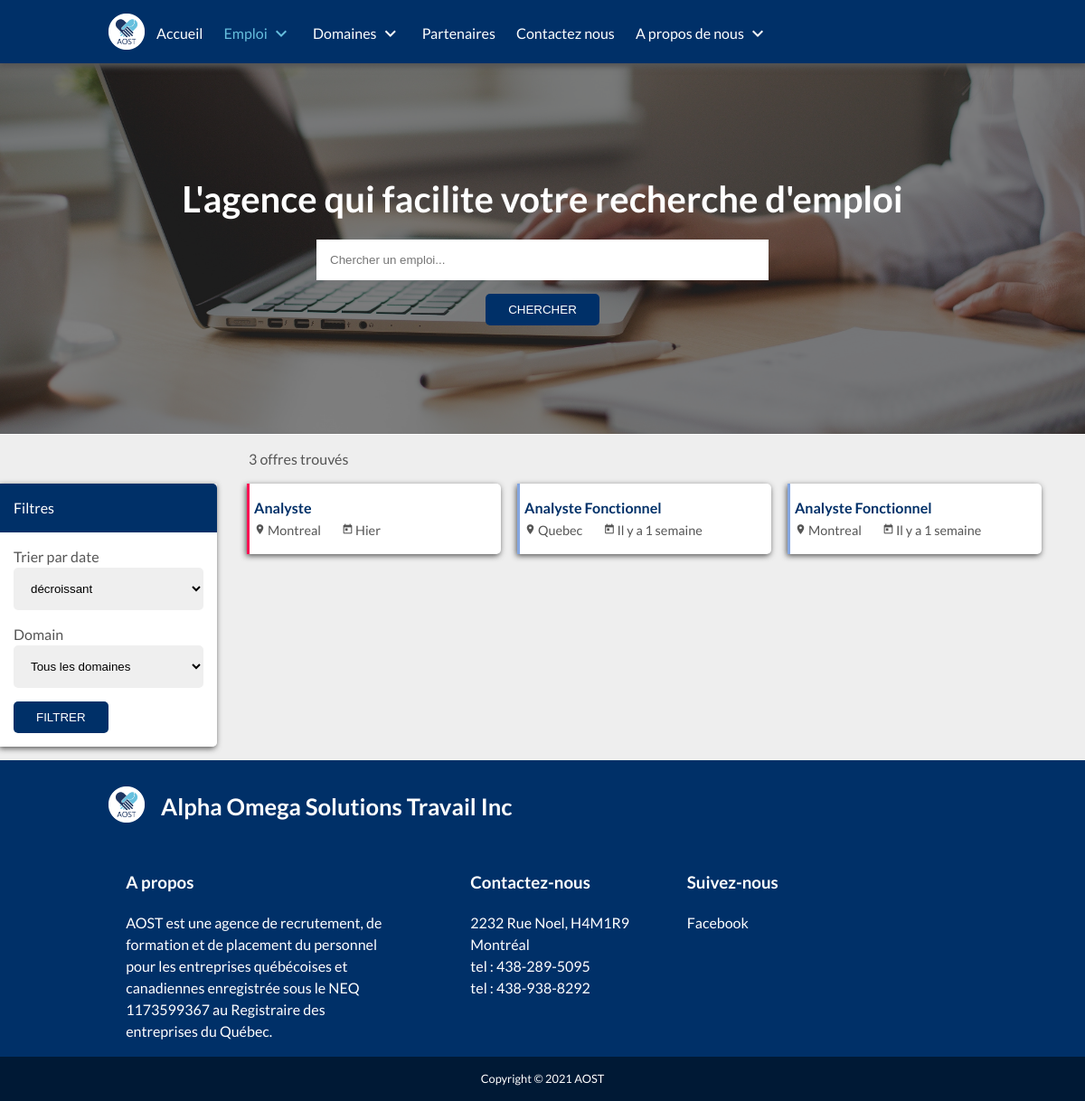
Screenshot of /job/offers/index.php with the database file from the repository.
### tables this page shows
CREATE TABLE IF NOT EXISTS `offers` (
  `id` bigint(20) NOT NULL AUTO_INCREMENT,
  `id_admin` bigint(20) NOT NULL,
  `id_subdomain` bigint(20) NOT NULL,
  `id_city` bigint(20) NOT NULL,
  `compagny` varchar(100) NOT NULL,
  `description` longtext COMMENT 'Description globale de la demande',
  `missions` longtext COMMENT 'description détaillée (par mission) de la demande',
  `skill` longtext COMMENT 'compétences requises du postulant',
  `candidate_profile` longtext COMMENT 'Informations requises du postulant (age, annee d''experience, caractere etc...)',
  `cv` int(1) NOT NULL DEFAULT '0' COMMENT 'vaudra 1 si un CV est requit pour postuler',
  `motivation` int(1) NOT NULL DEFAULT '0' COMMENT 'Vaudra 1 si une lettre de motivation est requise pour postuler',
  `deleted` int(2) NOT NULL DEFAULT '0' COMMENT 'Vaudra 1 si supprimé par un admin (restera présente dans un onglet archives ou corbeille)',
  `expired` int(2) NOT NULL DEFAULT '0' COMMENT 'vaudra 1 si déjà expiré',
  `deadline` datetime NOT NULL COMMENT 'Date limite',
  `added_at` datetime NOT NULL DEFAULT CURRENT_TIMESTAMP,
  PRIMARY KEY (`id`),
  KEY `fk_city` (`id_city`),
  KEY `fk_subdomain` (`id_subdomain`),
  KEY `fk_admin` (`id_admin`)
);

CREATE TABLE IF NOT EXISTS `subdomains` (
  `id` bigint(20) NOT NULL AUTO_INCREMENT,
  `id_admin` bigint(20) NOT NULL,
  `id_domain` bigint(20) NOT NULL,
  `name` varchar(200) NOT NULL,
  `color` varchar(100) NOT NULL,
  `image` varchar(255) NOT NULL,
  `added_at` datetime NOT NULL DEFAULT CURRENT_TIMESTAMP,
  PRIMARY KEY (`id`),
  KEY `id_domain` (`id_domain`),
  KEY `fk_admin` (`id_admin`)
);

CREATE TABLE IF NOT EXISTS `city` (
  `id` bigint(20) NOT NULL AUTO_INCREMENT,
  `name` varchar(150) NOT NULL,
  `added_at` datetime NOT NULL DEFAULT CURRENT_TIMESTAMP,
  PRIMARY KEY (`id`)
);

### job/offers/index.php (called while the page is built)
<?php include($_SERVER["DOCUMENT_ROOT"]."/aost/outils/php/redirection.php");
	redirection("Offres d'emplois | Alpha Omega Solutions Travail", _APP_PATH."job/offers/offers.php", "Offres d'emplois", "Offres d'emplois", _ROOT_PATH."job/offers/offers.css", _ROOT_PATH."job/offers/offers.js");
?>

### class/Offer.class.php (called while the page is built, shortened)
<?php
class Offer
{
    private $_id;
    private $_added_at;
    public function __construct(array $data){
        foreach ($data as $key => $value) {
            $method='set'.ucfirst($key);
        }
    }
    public function setId($id){
        $this->_id=intval($id);
    }
    public function getId(){
        return $this->_id;
    }
    public function setAdded_at($added_at){
        $this->_added_at=strval($added_at);
    }
    public function getAdded_at(){
        return $this->_added_at;
    }
public function getOffersFilterLimit($keyword, $id_domain, $date, $start){
  include(_APP_PATH."bd/server-connect.php");
  $id_domain = intval($id_domain);
  $start=intval($start);
  $end=$start+10;
  $regex = $keyword == "" ? "" : " subdomains.name REGEXP '^(.*)$keyword(.*)$' ";
  $domainTxt = $id_domain == -1 ? "" : " subdomains.id_domain=$id_domain ";
  $dateDirection = " ORDER BY offers.added_at $date ";
  $limit = " LIMIT $start,$end ";
  if($domainTxt == "" && $regex == ""){
    $where_1 = " 1 ";
}else {
    $where_1 = "";
}
$query= $db->prepare("SELECT * FROM subdomains INNER JOIN offers ON offers.id_subdomain = subdomains.id WHERE $regex $domainTxt $where_1 $dateDirection $limit");
$offers=[];
if($query->execute()){
  while($data=$query->fetch()){
      $offers[]=new Offer($data);
  }
  return $offers;
}else{
  return false;
}
}
}
?>

### class/Subdomain.class.php (called while the page is built, shortened)
<?php
class Subdomain
{
   private $_name;
   public function __construct(array $data){
    foreach ($data as $key => $value) {
     $method='set'.ucfirst($key);
}
}
public function setName($name){
   $this->_name=htmlentities(strval($name));
}
public function getName(){
    return $this->_name;
}
public function getSubdomain($id){
    include(_APP_PATH."bd/server-connect.php");
    $id=intval($id);
    $query=$db->prepare("SELECT * FROM subdomains WHERE id=?");
    $query->bindParam(1,$id);
    if($query->execute() && $query->rowCount()==1){
      $data=$query->fetch();
      return (new Subdomain($data));
  }else{
      return false;
  }
}
}
?>

### class/Domain.class.php (called while the page is built, shortened)
<?php
class domain
{
    private $_color;
    public function __construct(array $data){
        foreach ($data as $key => $value) {
            $method='set'.ucfirst($key);
        }
    }
    public function setColor($color){
        $this->_color=htmlentities(strval($color));
    }
    public function getColor(){
        return $this->_color;
    }
public function getDomain($id){
    include(_APP_PATH."bd/server-connect.php");
    $id=intval($id);
    $query=$db->prepare("SELECT * FROM domains WHERE id=?");
    $query->bindParam(1,$id);
    if($query->execute() && $query->rowCount()==1){
        $data=$query->fetch();
        return (new Domain($data));
    }else{
        return false;
    }
}
}
?>

### class/City.class.php (called while the page is built, shortened)
<?php
class City
{
    private $_name;
    public function __construct(array $data){
        foreach ($data as $key => $value) {
            $method='set'.ucfirst($key);
        }
    }
    public function setName($name){
        $this->_name=htmlentities(strval($name));
    }
    public function getName(){
        return $this->_name;
    }
public function getCity($id){
    include(_APP_PATH."bd/server-connect.php");
    $id=intval($id);
    $query=$db->prepare("SELECT * FROM city WHERE id=?");
    $query->bindParam(1,$id);
    if($query->execute() && $query->rowCount()==1){
        $data=$query->fetch();
        return (new City($data));
    }else{
        return false;
    }
}
}
?>

### job/offers/offers.php (the view, shortened to what this page needs)
<?php
	$keyword = isset($_POST["keyword"]) ? $_POST["keyword"] : "";
	$date = isset($_POST["date"]) ? $_POST["date"] : "DESC";
	$id_domain = isset($_POST["id_domain"]) ? $_POST["id_domain"] : "-1";
	$offers_count = $offer->getOffersFilterLimit($keyword, $id_domain, $date, "");
	$actuParPage= 10;
	$nombreDePages=ceil(count($offers_count)/$actuParPage);
	if(isset($_GET['page']))
	{
		 $pageActuelle=intval($_GET['page']);
		 if($pageActuelle>$nombreDePages)
		 {
					$pageActuelle=$nombreDePages;
		 }
	}
	else
	{
		 $pageActuelle=1;
	}
	$premiereEntree=($pageActuelle-1)*$actuParPage;
	$offers = $offer->getOffersFilterLimit($keyword, $id_domain, $date, $premiereEntree);
?>
<div class="container-box" style="background-image: url('/aost/img/bg/bg1.jpg');">
  <div class="container-box-shadow">
    <div class="offset-10-laptop container-box-body" style="">
      <div class="container-title">L'agence qui facilite votre recherche d'emploi</div>
			<form method="post" action="<?php echo _ROOT_PATH; ?>job/offers/" class="form-offres-block">
        <div class="input-search">
          <input type="text" name="keyword" class="" id="inputSearchInput" autocomplete="off" placeholder="Chercher un emploi..." value="<?php if(isset($_POST["keyword"])){echo $_POST["keyword"];} ?>">
        </div>
        <br>
        <button id="autosuggest-btn" type="submit" class="btn btn-primary" name="button">Chercher</button>
      </form>
    </div>
  </div>
</div>
<div class="offres-block offers-container">
  <div class="offres-stats">
    <span class="stat">
			<?php
				if(count($offers_count) > 1){
					echo count($offers_count)." offres trouvés";
				}else {
					if(count($offers_count) > 0){
						echo "Une offre trouvé";
					}else {
						echo "Aucune offres trouvé";
					}
				}
			?>
		</span>
  </div>
  <div class="offres-filtres">
    <div class="offres-filtres-header">
      Filtres
    </div>
    <form method="post" action="<?php echo _ROOT_PATH; ?>job/offers/" class="offres-filtres-body">
      <div class="input-block">
      	<label for="date">Trier par date </label>
				<select class="" name="date" id="date">
					<option value="DESC" <?php if(isset($_POST["date"])){ if($_POST["date"] == "DESC"){echo "selected";} } ?>>décroissant</option>
				</select>
      </div>
			<div class="input-block">
				<label for="domain">Domain </label>
				<select class="" id="domain" name="id_domain">
					<option value="-1">Tous les domaines</option>
					<?php
						$domains = $domain->getDomains();
						foreach($domains as $domain){
					?>
					<option value="<?php echo $domain->getId(); ?>" <?php if(isset($_POST["id_domain"])){ if($_POST["id_domain"] == $domain->getId()){echo "selected";} } ?>><?php echo $domain->getName(); ?></option>
					<?php } ?>
				</select>
			</div>
			<input type="submit" name="" class="btn btn-primary" value="Filtrer">
    </form>
  </div>
  <div class="offres-contain">
    <div class="emplois-populaires-container">
      <?php
        foreach ($offers as $offer) {
	        $city = $city->getCity($offer->getId_city());
	        $subdomain = $subdomain->getSubdomain($offer->getId_subdomain());
	        $domain = $domain->getDomain($subdomain->getId_domain());
          $domainColor = $domain->getColor()==""? "66BFDE" : $domain -> getColor();
        ?>
        <a href="<?php echo _ROOT_PATH."job/offers/a/".str_replace(" ", "-",$subdomain->getName())."/".$offer->getId()."/" ?>" class="ep-block" style="border-left : 3px solid #<?php echo $domainColor; ?>">
          <div class="ep-text">
            <span class="ep-title"><?php echo $subdomain->getName(); ?></span>
            <span class="ep-city"><i class="material-icons vertical-align-bottom">location_on</i><?php echo $city->getName(); ?></span>
            <span class="ep-added_at"><i class="material-icons vertical-align-bottom"> today </i><?php echo get_elapsed_time($offer->getAdded_at()); ?></span>
          </div>
        </a>
      <?php } ?>
    </div>
  </div>
</div>

### outils/php/functions.php (shortened to what this page needs)
<?php
$tab_month=array("Janvier","Février","Mars","Avril","Mai","Juin","Juillet","Aougt","Septembre","Octobre","Novembre","Décembre");
function get_elapsed_time($datetime){
	global $tab_month;
	$date_convert_in_seconde = strtotime($datetime);
	if(date('Ymd', $date_convert_in_seconde) == date('Ymd')){
		$diff = time()-$date_convert_in_seconde;
		if($diff < 60){
			echo "Il y a ".$diff." secondes";
		}else if($diff < 3600){
			echo "Il y a ".floor($diff/60)." min";
		}else if($diff < 86400){
			echo "Il y a ".floor($diff/3600)."h";
		}
	}else if(date('Ymd', $date_convert_in_seconde) == date('Ymd', strtotime('- 1 DAY'))){
		echo "Hier";
	}else if(date('Ymd', $date_convert_in_seconde) == date('Ymd', strtotime('- 2 DAY'))){
		echo "Il y a 2 jours";
	}else if(date('Ymd', $date_convert_in_seconde) == date('Ymd', strtotime('- 3 DAY'))){
		echo "Il y a 3 jours";
	}else if(date('Ymd', $date_convert_in_seconde) == date('Ymd', strtotime('- 4 DAY'))){
		echo "Il y a 4 jours";
	}else if(date('Ymd', $date_convert_in_seconde) == date('Ymd', strtotime('- 5 DAY'))){
		echo "Il y a 5 jours";
	}else if(date('Ymd', $date_convert_in_seconde) == date('Ymd', strtotime('- 6 DAY'))){
		echo "Il y a 6 jours";
	}else if(date('Ymd', $date_convert_in_seconde) == date('Ymd', strtotime('- 1 WEEK'))){
		echo "Il y a 1 semaine";
	}else if(date('Ymd', $date_convert_in_seconde) == date('Ymd', strtotime('- 2 WEEK'))){
		echo "Il y a 2 semaines";
	}else if(date('Ymd', $date_convert_in_seconde) == date('Ymd', strtotime('- 3 WEEK'))){
		echo "Il y a 3 semaines";
	}else if(date('Ymd', $date_convert_in_seconde) == date('Ymd', strtotime('- 4 WEEK'))){
		echo "Il y a 4 semaines";
	}else if(date('Ymd', $date_convert_in_seconde) == date('Ymd', strtotime('- 1 MONTH'))){
		echo "Il y a 1 mois";
	}else if(date('Y', $date_convert_in_seconde) == date('Y', strtotime('- 1 YEAR'))){
		echo "Il y a 1 an";
	}else if(date('Y', $date_convert_in_seconde) == date('Y', strtotime('- 2 YEAR'))){
		echo "Il y a 2 ans";
	}else if(date('Y', $date_convert_in_seconde) == date('Y', strtotime('- 3 YEAR'))){
		echo "Il y a 3 ans";
	}else if(date('Y', $date_convert_in_seconde) == date('Y', strtotime('- 4 YEAR'))){
		echo "Il y a 4 ans";
	}else if(date('Y', $date_convert_in_seconde) == date('Y', strtotime('- 5 YEAR'))){
		echo "Il y a 5 ans";
	}else if(date('Y', $date_convert_in_seconde) == date('Y', strtotime('- 6 YEAR'))){
		echo "Il y a 6 ans";
	}else if(date('Y', $date_convert_in_seconde) == date('Y', strtotime('- 7 YEAR'))){
		echo "Il y a 7 ans";
	}else if(date('Y', $date_convert_in_seconde) == date('Y', strtotime('- 8 YEAR'))){
		echo "Il y a 8 ans";
	}else if(date('Y', $date_convert_in_seconde) == date('Y', strtotime('- 9 YEAR'))){
		echo "Il y a 9 ans";
	}else if(date('Y', $date_convert_in_seconde) == date('Y', strtotime('- 10 YEAR'))){
		echo "Il y a 10 ans";
	}else if(date('Y', $date_convert_in_seconde) == date('Y', strtotime('- 11 YEAR'))){
		echo "Il y a 11 ans";
	}else if(date('Y', $date_convert_in_seconde) == date('Y', strtotime('- 12 YEAR'))){
		echo "Il y a 12 ans";
	}else if(date('Y', $date_convert_in_seconde) == date('Y', strtotime('- 13 YEAR'))){
		echo "Il y a 13 ans";
	}else if(date('Y', $date_convert_in_seconde) == date('Y', strtotime('- 14 YEAR'))){
		echo "Il y a 14 ans";
	}else if(date('Y', $date_convert_in_seconde) == date('Y', strtotime('- 15 YEAR'))){
		echo "Il y a 15 ans";
	}else if(date('Y', $date_convert_in_seconde) == date('Y', strtotime('- 16 YEAR'))){
		echo "Il y a 16 ans";
	}else if(date('Y', $date_convert_in_seconde) == date('Y', strtotime('- 17 YEAR'))){
		echo "Il y a 17 ans";
	}else if(date('Y', $date_convert_in_seconde) == date('Y', strtotime('- 18 YEAR'))){
		echo "Il y a 18 ans";
	}else if(date('Y', $date_convert_in_seconde) == date('Y', strtotime('- 19 YEAR'))){
		echo "Il y a 19 ans";
	}else if(date('Y', $date_convert_in_seconde) == date('Y', strtotime('- 20 YEAR'))){
		echo "Il y a 20 ans";
	}else if(date('Y', $date_convert_in_seconde) < date('Y', strtotime('- 20 YEAR'))){
		echo "Il y a plus de 20 ans";
	}else{
		$mois=date('m',$date_convert_in_seconde);
		$mois=$tab_month[$mois-1];
		echo 'depuis le '.date('d', $date_convert_in_seconde)." ".$mois;
	}
}
?>

### rows the page displays
offers: id_subdomain.name "Analyste", id_city.name "Montreal", shows "Hier"
offers: id_subdomain.name "Analyste Fonctionnel", id_city.name "Quebec", shows "Il y a 1 semaine"
offers: id_subdomain.name "Analyste Fonctionnel", id_city.name "Montreal", shows "Il y a 1 semaine"

### other values shown
count($offers_count) "3"
